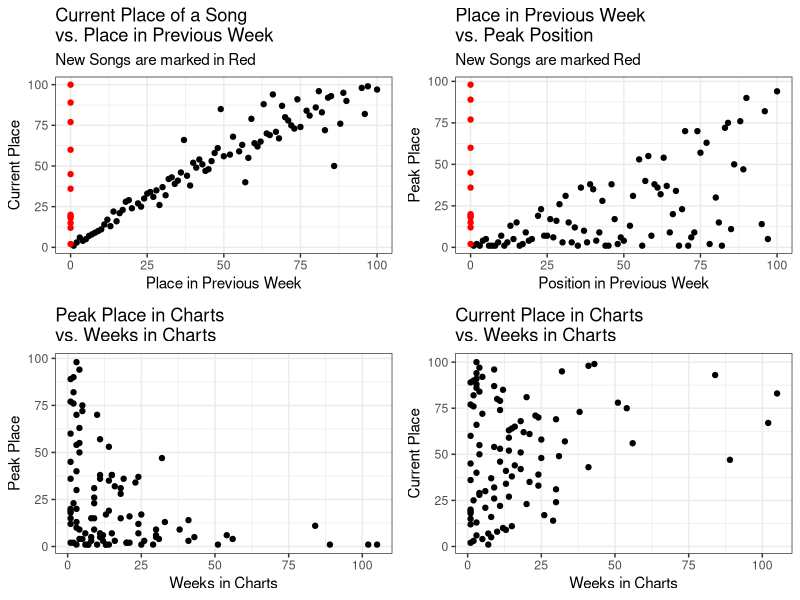
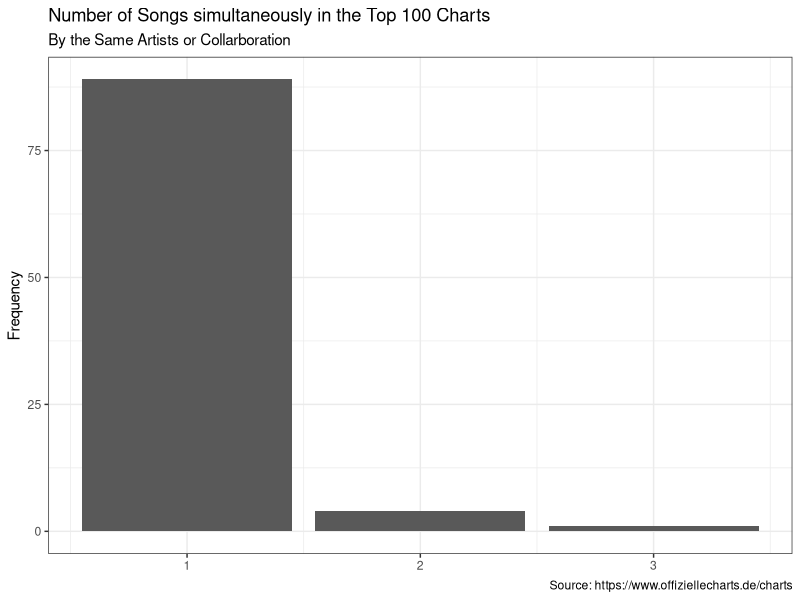
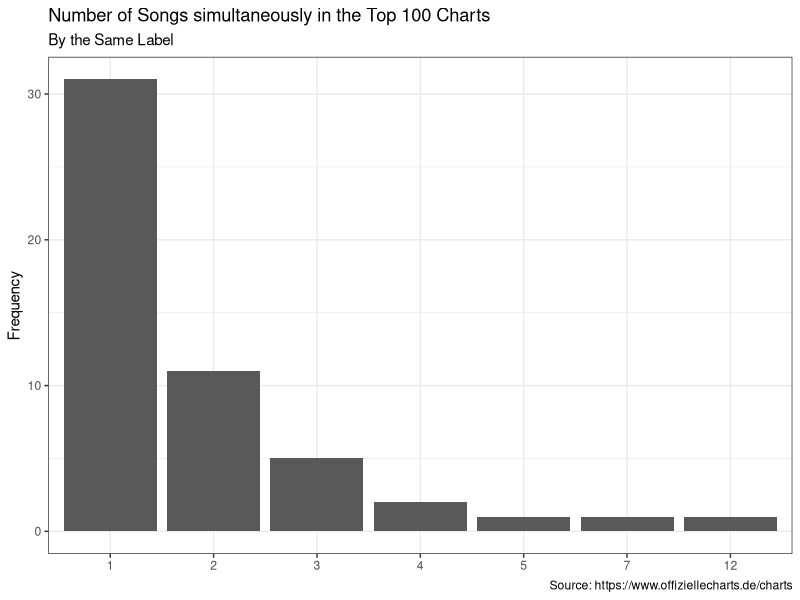

Recreate these plots in R, in order.
## ---- chunk 1
library(ggplot2)
library(gridExtra)
library(readr)
library(dplyr)
chart_scrap <- read_csv('2021-08-18_charts_report.csv')
## ---- chunk 2
#Reporting Figures and Tables
#Scatter Plots
current_v_last <- ggplot(data = chart_scrap,
                                     aes(y = current, x=last_week,
                                     col=ifelse(is.na(last_week), yes = 'NA' , no = 'NonNA')))+
                                      geom_point(aes(y = current, x=last_week_fill),show.legend = F)+
                                      scale_color_manual(values = c('#FF0000','#000000'))+
                                      labs(title = 'Current Place of a Song \nvs. Place in Previous Week',
                                           subtitle = 'New Songs are marked in Red',
                                           y='Current Place', x='Place in Previous Week')+
                                        theme_bw()
weeks_v_peak <- ggplot(data = chart_scrap,
                                             aes(x=weeks_in_charts, y=peak_in_charts))+
                                              geom_point()+
                                              labs(title = 'Peak Place in Charts \nvs. Weeks in Charts',
                                                   x='Weeks in Charts', y='Peak Place')+
                                              theme_bw()
week_v_current <- ggplot(data = chart_scrap, aes(x=weeks_in_charts, y=current))+
                                      geom_point()+
                                      labs(title = 'Current Place in Charts \nvs. Weeks in Charts',
                                           x='Weeks in Charts', y='Current Place')+
                                      theme_bw()
last_v_peak <- ggplot(data = chart_scrap, aes(x=last_week_fill, y=peak_in_charts,
                                                col=ifelse(is.na(last_week), yes = 'NA' , no = 'NonNA')))+
                                    geom_point(show.legend = F)+
                                    labs(title = 'Place in Previous Week \nvs. Peak Position',
                                         subtitle = 'New Songs are marked Red',
                                         x='Position in Previous Week', y='Peak Place')+
                                    scale_color_manual(values = c('#FF0000','#000000'))+
                                    theme_bw()
grid.arrange(current_v_last,last_v_peak, weeks_v_peak,week_v_current, nrow=2)
## ---- chunk 3
chart_scrap%>%
                      count(artist)%>%
                      ggplot(aes(x=n))+
                      geom_bar()+
                      labs(title = 'Number of Songs simultaneously in the Top 100 Charts',
                           subtitle = 'By the Same Artists or Collarboration',
                           y='Frequency',
                           x=NULL,
                           caption = 'Source: https://www.offiziellecharts.de/charts')+
                      theme_bw()
chart_scrap%>%
                        count(artist,sort = T)%>%
                        filter(n>1)%>%
                        knitr::kable()
chart_scrap%>%
                      count(label)%>%
                      ggplot(aes(x=as.factor(n)))+
                      geom_bar()+
                      geom_bar()+
                      labs(title = 'Number of Songs simultaneously in the Top 100 Charts',
                           subtitle = 'By the Same Label',
                           y='Frequency',
                           x=NULL,
                           caption = 'Source: https://www.offiziellecharts.de/charts')+
                      theme_bw()
chart_scrap%>%
                        count(label, sort = T)%>%
                        filter(n>1)%>%
                        knitr::kable()
## ---- chunk 4
#Songs that are currently peaking
chart_scrap%>%
                        filter(current == peak_in_charts)%>%
                        select(artist, title, current)%>%
                        rename(Position = current)%>%
                        knitr::kable()
